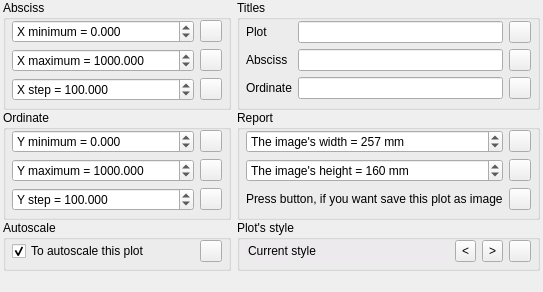
<?xml version="1.0" encoding="UTF-8"?>
<ui version="4.0">
 <class>AxesParameters</class>
 <widget class="QWidget" name="AxesParameters">
  <property name="geometry">
   <rect>
    <x>0</x>
    <y>0</y>
    <width>543</width>
    <height>292</height>
   </rect>
  </property>
  <property name="sizePolicy">
   <sizepolicy hsizetype="Expanding" vsizetype="Preferred">
    <horstretch>0</horstretch>
    <verstretch>0</verstretch>
   </sizepolicy>
  </property>
  <property name="windowTitle">
   <string>Form</string>
  </property>
  <layout class="QGridLayout" name="gridLayout">
   <property name="leftMargin">
    <number>3</number>
   </property>
   <property name="topMargin">
    <number>0</number>
   </property>
   <property name="rightMargin">
    <number>3</number>
   </property>
   <property name="bottomMargin">
    <number>3</number>
   </property>
   <property name="horizontalSpacing">
    <number>6</number>
   </property>
   <property name="verticalSpacing">
    <number>0</number>
   </property>
   <item row="2" column="0">
    <widget class="QGroupBox" name="groupBox">
     <property name="sizePolicy">
      <sizepolicy hsizetype="Expanding" vsizetype="Preferred">
       <horstretch>0</horstretch>
       <verstretch>0</verstretch>
      </sizepolicy>
     </property>
     <property name="minimumSize">
      <size>
       <width>200</width>
       <height>0</height>
      </size>
     </property>
     <property name="title">
      <string>Ordinate</string>
     </property>
     <layout class="QGridLayout" name="gridLayout_2">
      <property name="leftMargin">
       <number>6</number>
      </property>
      <property name="topMargin">
       <number>0</number>
      </property>
      <property name="rightMargin">
       <number>6</number>
      </property>
      <property name="bottomMargin">
       <number>6</number>
      </property>
      <item row="0" column="0">
       <layout class="QHBoxLayout" name="horizontalLayout_5">
        <item>
         <widget class="QDoubleSpinBox" name="doubleSpinBox_3">
          <property name="toolTip">
           <string>Set in this place the Y minimum.</string>
          </property>
          <property name="whatsThis">
           <string>Set in this place the Y minimum.</string>
          </property>
          <property name="prefix">
           <string>Y minimum = </string>
          </property>
          <property name="decimals">
           <number>3</number>
          </property>
          <property name="minimum">
           <double>-10000000.000000000000000</double>
          </property>
          <property name="maximum">
           <double>10000000.000000000000000</double>
          </property>
          <property name="singleStep">
           <double>10.000000000000000</double>
          </property>
         </widget>
        </item>
        <item>
         <widget class="QToolButton" name="toolButton_1">
          <property name="maximumSize">
           <size>
            <width>22</width>
            <height>22</height>
           </size>
          </property>
          <property name="toolTip">
           <string>Copy this value on other plots.</string>
          </property>
          <property name="statusTip">
           <string/>
          </property>
          <property name="whatsThis">
           <string>Copy this value on other plots.</string>
          </property>
          <property name="text">
           <string/>
          </property>
          <property name="icon">
           <iconset resource="../../resources.qrc">
            <normaloff>:/resources/Canvas/all_the_same.png</normaloff>:/resources/Canvas/all_the_same.png</iconset>
          </property>
          <property name="iconSize">
           <size>
            <width>22</width>
            <height>22</height>
           </size>
          </property>
         </widget>
        </item>
       </layout>
      </item>
      <item row="1" column="0">
       <layout class="QHBoxLayout" name="horizontalLayout">
        <item>
         <widget class="QDoubleSpinBox" name="doubleSpinBox_2">
          <property name="toolTip">
           <string>Set in this place the Y maximum.</string>
          </property>
          <property name="whatsThis">
           <string>Set in this place the Y maximum.</string>
          </property>
          <property name="prefix">
           <string>Y maximum = </string>
          </property>
          <property name="decimals">
           <number>3</number>
          </property>
          <property name="minimum">
           <double>-10000000.000000000000000</double>
          </property>
          <property name="maximum">
           <double>10000000.000000000000000</double>
          </property>
          <property name="singleStep">
           <double>10.000000000000000</double>
          </property>
          <property name="value">
           <double>1000.000000000000000</double>
          </property>
         </widget>
        </item>
        <item>
         <widget class="QToolButton" name="toolButton_2">
          <property name="maximumSize">
           <size>
            <width>22</width>
            <height>22</height>
           </size>
          </property>
          <property name="toolTip">
           <string>Copy this value on other plots.</string>
          </property>
          <property name="whatsThis">
           <string>Copy this value on other plots.</string>
          </property>
          <property name="text">
           <string/>
          </property>
          <property name="icon">
           <iconset resource="../../resources.qrc">
            <normaloff>:/resources/Canvas/all_the_same.png</normaloff>:/resources/Canvas/all_the_same.png</iconset>
          </property>
          <property name="iconSize">
           <size>
            <width>22</width>
            <height>22</height>
           </size>
          </property>
         </widget>
        </item>
       </layout>
      </item>
      <item row="2" column="0">
       <layout class="QHBoxLayout" name="horizontalLayout_3">
        <property name="spacing">
         <number>6</number>
        </property>
        <item>
         <widget class="QDoubleSpinBox" name="doubleSpinBox">
          <property name="toolTip">
           <string>Set in this place the Y step.</string>
          </property>
          <property name="whatsThis">
           <string>Set in this place the Y step.</string>
          </property>
          <property name="prefix">
           <string>Y step = </string>
          </property>
          <property name="decimals">
           <number>3</number>
          </property>
          <property name="minimum">
           <double>-10000000.000000000000000</double>
          </property>
          <property name="maximum">
           <double>10000000.000000000000000</double>
          </property>
          <property name="singleStep">
           <double>10.000000000000000</double>
          </property>
          <property name="value">
           <double>100.000000000000000</double>
          </property>
         </widget>
        </item>
        <item>
         <widget class="QToolButton" name="toolButton_3">
          <property name="maximumSize">
           <size>
            <width>22</width>
            <height>22</height>
           </size>
          </property>
          <property name="toolTip">
           <string>Copy this value on other plots.</string>
          </property>
          <property name="whatsThis">
           <string>Copy this value on other plots.</string>
          </property>
          <property name="text">
           <string/>
          </property>
          <property name="icon">
           <iconset resource="../../resources.qrc">
            <normaloff>:/resources/Canvas/all_the_same.png</normaloff>:/resources/Canvas/all_the_same.png</iconset>
          </property>
          <property name="iconSize">
           <size>
            <width>22</width>
            <height>22</height>
           </size>
          </property>
         </widget>
        </item>
       </layout>
      </item>
     </layout>
    </widget>
   </item>
   <item row="0" column="1">
    <widget class="QGroupBox" name="groupBox_2">
     <property name="sizePolicy">
      <sizepolicy hsizetype="Expanding" vsizetype="Preferred">
       <horstretch>0</horstretch>
       <verstretch>0</verstretch>
      </sizepolicy>
     </property>
     <property name="title">
      <string>Titles</string>
     </property>
     <layout class="QVBoxLayout" name="verticalLayout_7">
      <property name="leftMargin">
       <number>6</number>
      </property>
      <property name="topMargin">
       <number>0</number>
      </property>
      <property name="rightMargin">
       <number>6</number>
      </property>
      <property name="bottomMargin">
       <number>6</number>
      </property>
      <item>
       <layout class="QHBoxLayout" name="horizontalLayout_4">
        <item>
         <layout class="QVBoxLayout" name="verticalLayout_5">
          <item>
           <layout class="QHBoxLayout" name="horizontalLayout_13">
            <item>
             <widget class="QLabel" name="label_3">
              <property name="text">
               <string>Plot</string>
              </property>
             </widget>
            </item>
           </layout>
          </item>
          <item>
           <layout class="QHBoxLayout" name="horizontalLayout_15">
            <item>
             <widget class="QLabel" name="label_2">
              <property name="text">
               <string>Absciss</string>
              </property>
             </widget>
            </item>
           </layout>
          </item>
          <item>
           <layout class="QHBoxLayout" name="horizontalLayout_10">
            <item>
             <widget class="QLabel" name="label">
              <property name="text">
               <string>Ordinate</string>
              </property>
             </widget>
            </item>
           </layout>
          </item>
         </layout>
        </item>
        <item>
         <layout class="QVBoxLayout" name="verticalLayout_4">
          <property name="spacing">
           <number>6</number>
          </property>
          <item>
           <layout class="QHBoxLayout" name="horizontalLayout_16">
            <item>
             <widget class="QLineEdit" name="lineEdit_1">
              <property name="toolTip">
               <string>The plot title.</string>
              </property>
              <property name="whatsThis">
               <string>The plot title.</string>
              </property>
             </widget>
            </item>
            <item>
             <widget class="QToolButton" name="toolButton_8">
              <property name="maximumSize">
               <size>
                <width>22</width>
                <height>22</height>
               </size>
              </property>
              <property name="toolTip">
               <string>Copy this value on other plots.</string>
              </property>
              <property name="statusTip">
               <string/>
              </property>
              <property name="whatsThis">
               <string>Copy this value on other plots.</string>
              </property>
              <property name="text">
               <string/>
              </property>
              <property name="icon">
               <iconset resource="../../resources.qrc">
                <normaloff>:/resources/Canvas/all_the_same.png</normaloff>:/resources/Canvas/all_the_same.png</iconset>
              </property>
              <property name="iconSize">
               <size>
                <width>22</width>
                <height>22</height>
               </size>
              </property>
             </widget>
            </item>
           </layout>
          </item>
          <item>
           <layout class="QHBoxLayout" name="horizontalLayout_9">
            <item>
             <widget class="QLineEdit" name="lineEdit_2">
              <property name="toolTip">
               <string>The absciss title.</string>
              </property>
              <property name="whatsThis">
               <string>The absciss title.</string>
              </property>
             </widget>
            </item>
            <item>
             <widget class="QToolButton" name="toolButton_10">
              <property name="maximumSize">
               <size>
                <width>22</width>
                <height>22</height>
               </size>
              </property>
              <property name="toolTip">
               <string>Copy this value on other plots.</string>
              </property>
              <property name="statusTip">
               <string/>
              </property>
              <property name="whatsThis">
               <string>Copy this value on other plots.</string>
              </property>
              <property name="text">
               <string/>
              </property>
              <property name="icon">
               <iconset resource="../../resources.qrc">
                <normaloff>:/resources/Canvas/all_the_same.png</normaloff>:/resources/Canvas/all_the_same.png</iconset>
              </property>
              <property name="iconSize">
               <size>
                <width>22</width>
                <height>22</height>
               </size>
              </property>
             </widget>
            </item>
           </layout>
          </item>
          <item>
           <layout class="QHBoxLayout" name="horizontalLayout_14">
            <item>
             <widget class="QLineEdit" name="lineEdit_3">
              <property name="toolTip">
               <string>The ordinate title.</string>
              </property>
              <property name="statusTip">
               <string/>
              </property>
              <property name="whatsThis">
               <string>The ordinate title.</string>
              </property>
             </widget>
            </item>
            <item>
             <widget class="QToolButton" name="toolButton_9">
              <property name="maximumSize">
               <size>
                <width>22</width>
                <height>22</height>
               </size>
              </property>
              <property name="toolTip">
               <string>Copy this value on other plots.</string>
              </property>
              <property name="statusTip">
               <string/>
              </property>
              <property name="whatsThis">
               <string>Copy this value on other plots.</string>
              </property>
              <property name="text">
               <string/>
              </property>
              <property name="icon">
               <iconset resource="../../resources.qrc">
                <normaloff>:/resources/Canvas/all_the_same.png</normaloff>:/resources/Canvas/all_the_same.png</iconset>
              </property>
              <property name="iconSize">
               <size>
                <width>22</width>
                <height>22</height>
               </size>
              </property>
             </widget>
            </item>
           </layout>
          </item>
         </layout>
        </item>
       </layout>
      </item>
     </layout>
    </widget>
   </item>
   <item row="0" column="0">
    <widget class="QGroupBox" name="groupBox_3">
     <property name="sizePolicy">
      <sizepolicy hsizetype="Expanding" vsizetype="Preferred">
       <horstretch>0</horstretch>
       <verstretch>0</verstretch>
      </sizepolicy>
     </property>
     <property name="minimumSize">
      <size>
       <width>200</width>
       <height>0</height>
      </size>
     </property>
     <property name="title">
      <string>Absciss</string>
     </property>
     <layout class="QVBoxLayout" name="verticalLayout_3">
      <property name="spacing">
       <number>6</number>
      </property>
      <property name="leftMargin">
       <number>6</number>
      </property>
      <property name="topMargin">
       <number>0</number>
      </property>
      <property name="rightMargin">
       <number>6</number>
      </property>
      <property name="bottomMargin">
       <number>6</number>
      </property>
      <item>
       <layout class="QHBoxLayout" name="horizontalLayout_6">
        <item>
         <widget class="QDoubleSpinBox" name="doubleSpinBox_4">
          <property name="toolTip">
           <string>Set in this place the X minimum.</string>
          </property>
          <property name="whatsThis">
           <string>Set in this place the X minimum.</string>
          </property>
          <property name="prefix">
           <string>X minimum = </string>
          </property>
          <property name="decimals">
           <number>3</number>
          </property>
          <property name="minimum">
           <double>-10000000.000000000000000</double>
          </property>
          <property name="maximum">
           <double>10000000.000000000000000</double>
          </property>
          <property name="singleStep">
           <double>10.000000000000000</double>
          </property>
         </widget>
        </item>
        <item>
         <widget class="QToolButton" name="toolButton_7">
          <property name="maximumSize">
           <size>
            <width>22</width>
            <height>22</height>
           </size>
          </property>
          <property name="toolTip">
           <string>Copy this value on other plots.</string>
          </property>
          <property name="statusTip">
           <string/>
          </property>
          <property name="whatsThis">
           <string>Copy this value on other plots.</string>
          </property>
          <property name="text">
           <string/>
          </property>
          <property name="icon">
           <iconset resource="../../resources.qrc">
            <normaloff>:/resources/Canvas/all_the_same.png</normaloff>:/resources/Canvas/all_the_same.png</iconset>
          </property>
          <property name="iconSize">
           <size>
            <width>22</width>
            <height>22</height>
           </size>
          </property>
         </widget>
        </item>
       </layout>
      </item>
      <item>
       <layout class="QHBoxLayout" name="horizontalLayout_7">
        <item>
         <widget class="QDoubleSpinBox" name="doubleSpinBox_5">
          <property name="toolTip">
           <string>Set in this place the X maximum.</string>
          </property>
          <property name="whatsThis">
           <string>Set in this place the X maximum.</string>
          </property>
          <property name="prefix">
           <string>X maximum = </string>
          </property>
          <property name="decimals">
           <number>3</number>
          </property>
          <property name="minimum">
           <double>-10000000.000000000000000</double>
          </property>
          <property name="maximum">
           <double>10000000.000000000000000</double>
          </property>
          <property name="singleStep">
           <double>10.000000000000000</double>
          </property>
          <property name="value">
           <double>1000.000000000000000</double>
          </property>
         </widget>
        </item>
        <item>
         <widget class="QToolButton" name="toolButton_5">
          <property name="maximumSize">
           <size>
            <width>22</width>
            <height>22</height>
           </size>
          </property>
          <property name="toolTip">
           <string>Copy this value on other plots.</string>
          </property>
          <property name="statusTip">
           <string/>
          </property>
          <property name="whatsThis">
           <string>Copy this value on other plots.</string>
          </property>
          <property name="text">
           <string/>
          </property>
          <property name="icon">
           <iconset resource="../../resources.qrc">
            <normaloff>:/resources/Canvas/all_the_same.png</normaloff>:/resources/Canvas/all_the_same.png</iconset>
          </property>
          <property name="iconSize">
           <size>
            <width>22</width>
            <height>22</height>
           </size>
          </property>
         </widget>
        </item>
       </layout>
      </item>
      <item>
       <layout class="QHBoxLayout" name="horizontalLayout_8">
        <property name="spacing">
         <number>6</number>
        </property>
        <item>
         <widget class="QDoubleSpinBox" name="doubleSpinBox_6">
          <property name="toolTip">
           <string>Set in this place the X step.</string>
          </property>
          <property name="whatsThis">
           <string>Set in this place the X step.</string>
          </property>
          <property name="wrapping">
           <bool>false</bool>
          </property>
          <property name="prefix">
           <string>X step = </string>
          </property>
          <property name="decimals">
           <number>3</number>
          </property>
          <property name="minimum">
           <double>-10000000.000000000000000</double>
          </property>
          <property name="maximum">
           <double>10000000.000000000000000</double>
          </property>
          <property name="singleStep">
           <double>10.000000000000000</double>
          </property>
          <property name="value">
           <double>100.000000000000000</double>
          </property>
         </widget>
        </item>
        <item>
         <widget class="QToolButton" name="toolButton_6">
          <property name="maximumSize">
           <size>
            <width>22</width>
            <height>22</height>
           </size>
          </property>
          <property name="toolTip">
           <string>Copy this value on other plots.</string>
          </property>
          <property name="statusTip">
           <string/>
          </property>
          <property name="whatsThis">
           <string>Copy this value on other plots.</string>
          </property>
          <property name="text">
           <string/>
          </property>
          <property name="icon">
           <iconset resource="../../resources.qrc">
            <normaloff>:/resources/Canvas/all_the_same.png</normaloff>:/resources/Canvas/all_the_same.png</iconset>
          </property>
          <property name="iconSize">
           <size>
            <width>22</width>
            <height>22</height>
           </size>
          </property>
         </widget>
        </item>
       </layout>
      </item>
     </layout>
    </widget>
   </item>
   <item row="6" column="0">
    <spacer name="verticalSpacer">
     <property name="orientation">
      <enum>Qt::Vertical</enum>
     </property>
     <property name="sizeHint" stdset="0">
      <size>
       <width>20</width>
       <height>40</height>
      </size>
     </property>
    </spacer>
   </item>
   <item row="2" column="1">
    <widget class="QGroupBox" name="groupBox_4">
     <property name="sizePolicy">
      <sizepolicy hsizetype="Expanding" vsizetype="Preferred">
       <horstretch>0</horstretch>
       <verstretch>0</verstretch>
      </sizepolicy>
     </property>
     <property name="title">
      <string>Report</string>
     </property>
     <property name="flat">
      <bool>false</bool>
     </property>
     <property name="checkable">
      <bool>false</bool>
     </property>
     <property name="checked">
      <bool>false</bool>
     </property>
     <layout class="QVBoxLayout" name="verticalLayout_6">
      <property name="leftMargin">
       <number>6</number>
      </property>
      <property name="topMargin">
       <number>0</number>
      </property>
      <property name="rightMargin">
       <number>6</number>
      </property>
      <property name="bottomMargin">
       <number>6</number>
      </property>
      <item>
       <layout class="QVBoxLayout" name="verticalLayout_8">
        <item>
         <layout class="QHBoxLayout" name="horizontalLayout_18">
          <item>
           <widget class="QSpinBox" name="spinBox_7">
            <property name="toolTip">
             <string>The image having the PNG format will be saved with this WIDTH.</string>
            </property>
            <property name="whatsThis">
             <string>The image having the PNG format will be saved with this WIDTH.</string>
            </property>
            <property name="suffix">
             <string> mm</string>
            </property>
            <property name="prefix">
             <string>The image's width = </string>
            </property>
            <property name="maximum">
             <number>1000</number>
            </property>
            <property name="singleStep">
             <number>5</number>
            </property>
            <property name="value">
             <number>257</number>
            </property>
           </widget>
          </item>
          <item>
           <widget class="QToolButton" name="toolButton_14">
            <property name="maximumSize">
             <size>
              <width>22</width>
              <height>22</height>
             </size>
            </property>
            <property name="toolTip">
             <string>Copy this value on other plots.</string>
            </property>
            <property name="statusTip">
             <string/>
            </property>
            <property name="whatsThis">
             <string>Copy this value on other plots.</string>
            </property>
            <property name="text">
             <string/>
            </property>
            <property name="icon">
             <iconset resource="../../resources.qrc">
              <normaloff>:/resources/Canvas/all_the_same.png</normaloff>:/resources/Canvas/all_the_same.png</iconset>
            </property>
            <property name="iconSize">
             <size>
              <width>22</width>
              <height>22</height>
             </size>
            </property>
           </widget>
          </item>
         </layout>
        </item>
        <item>
         <layout class="QHBoxLayout" name="horizontalLayout_19">
          <item>
           <widget class="QSpinBox" name="spinBox_8">
            <property name="toolTip">
             <string>The image having the PNG format will be saved with this HEIGHT.</string>
            </property>
            <property name="whatsThis">
             <string>The image having the PNG format will be saved with this HEIGHT.</string>
            </property>
            <property name="suffix">
             <string> mm</string>
            </property>
            <property name="prefix">
             <string>The image's height = </string>
            </property>
            <property name="maximum">
             <number>1000</number>
            </property>
            <property name="singleStep">
             <number>5</number>
            </property>
            <property name="value">
             <number>160</number>
            </property>
           </widget>
          </item>
          <item>
           <widget class="QToolButton" name="toolButton_13">
            <property name="maximumSize">
             <size>
              <width>22</width>
              <height>22</height>
             </size>
            </property>
            <property name="toolTip">
             <string>Copy this value on other plots.</string>
            </property>
            <property name="statusTip">
             <string/>
            </property>
            <property name="whatsThis">
             <string>Copy this value on other plots.</string>
            </property>
            <property name="text">
             <string/>
            </property>
            <property name="icon">
             <iconset resource="../../resources.qrc">
              <normaloff>:/resources/Canvas/all_the_same.png</normaloff>:/resources/Canvas/all_the_same.png</iconset>
            </property>
            <property name="iconSize">
             <size>
              <width>22</width>
              <height>22</height>
             </size>
            </property>
           </widget>
          </item>
         </layout>
        </item>
       </layout>
      </item>
      <item>
       <layout class="QHBoxLayout" name="horizontalLayout_2">
        <item>
         <widget class="QLabel" name="label_4">
          <property name="text">
           <string>Press button, if you want save this plot as image</string>
          </property>
         </widget>
        </item>
        <item>
         <widget class="QToolButton" name="toolButton_png">
          <property name="minimumSize">
           <size>
            <width>22</width>
            <height>22</height>
           </size>
          </property>
          <property name="maximumSize">
           <size>
            <width>22</width>
            <height>22</height>
           </size>
          </property>
          <property name="toolTip">
           <string>The plot will be saved as PNG image.</string>
          </property>
          <property name="whatsThis">
           <string>The plot will be saved as PNG image.</string>
          </property>
          <property name="text">
           <string/>
          </property>
          <property name="icon">
           <iconset resource="../../resources.qrc">
            <normaloff>:/resources/Canvas/to_png_image.png</normaloff>:/resources/Canvas/to_png_image.png</iconset>
          </property>
          <property name="checkable">
           <bool>false</bool>
          </property>
         </widget>
        </item>
       </layout>
      </item>
     </layout>
    </widget>
   </item>
   <item row="5" column="0">
    <widget class="QGroupBox" name="groupBox_6">
     <property name="toolTip">
      <string>If you will add any curve on the plot, then its will autoscale.</string>
     </property>
     <property name="whatsThis">
      <string>If you will add any curve on the plot, then its will autoscale.</string>
     </property>
     <property name="title">
      <string>Autoscale</string>
     </property>
     <layout class="QHBoxLayout" name="horizontalLayout_20">
      <property name="leftMargin">
       <number>6</number>
      </property>
      <property name="topMargin">
       <number>0</number>
      </property>
      <property name="rightMargin">
       <number>6</number>
      </property>
      <property name="bottomMargin">
       <number>6</number>
      </property>
      <item>
       <layout class="QHBoxLayout" name="horizontalLayout_17">
        <item>
         <widget class="QCheckBox" name="checkBox">
          <property name="text">
           <string>To autoscale this plot</string>
          </property>
          <property name="checked">
           <bool>true</bool>
          </property>
         </widget>
        </item>
        <item>
         <widget class="QToolButton" name="toolButton_16">
          <property name="maximumSize">
           <size>
            <width>22</width>
            <height>22</height>
           </size>
          </property>
          <property name="toolTip">
           <string>Copy this value on other plots.</string>
          </property>
          <property name="statusTip">
           <string/>
          </property>
          <property name="whatsThis">
           <string>Copy this value on other plots.</string>
          </property>
          <property name="text">
           <string/>
          </property>
          <property name="icon">
           <iconset resource="../../resources.qrc">
            <normaloff>:/resources/Canvas/all_the_same.png</normaloff>:/resources/Canvas/all_the_same.png</iconset>
          </property>
          <property name="iconSize">
           <size>
            <width>22</width>
            <height>22</height>
           </size>
          </property>
         </widget>
        </item>
       </layout>
      </item>
     </layout>
    </widget>
   </item>
   <item row="5" column="1">
    <widget class="QGroupBox" name="groupBox_5">
     <property name="title">
      <string>Plot's style</string>
     </property>
     <layout class="QVBoxLayout" name="verticalLayout">
      <property name="leftMargin">
       <number>6</number>
      </property>
      <property name="topMargin">
       <number>0</number>
      </property>
      <property name="rightMargin">
       <number>6</number>
      </property>
      <property name="bottomMargin">
       <number>6</number>
      </property>
      <item>
       <layout class="QHBoxLayout" name="horizontalLayout_11">
        <item>
         <widget class="QLineEdit" name="lineEdit">
          <property name="enabled">
           <bool>false</bool>
          </property>
          <property name="palette">
           <palette>
            <active>
             <colorrole role="WindowText">
              <brush brushstyle="SolidPattern">
               <color alpha="255">
                <red>0</red>
                <green>0</green>
                <blue>0</blue>
               </color>
              </brush>
             </colorrole>
             <colorrole role="Midlight">
              <brush brushstyle="SolidPattern">
               <color alpha="255">
                <red>220</red>
                <green>223</green>
                <blue>228</blue>
               </color>
              </brush>
             </colorrole>
             <colorrole role="Text">
              <brush brushstyle="SolidPattern">
               <color alpha="255">
                <red>0</red>
                <green>0</green>
                <blue>0</blue>
               </color>
              </brush>
             </colorrole>
             <colorrole role="ButtonText">
              <brush brushstyle="SolidPattern">
               <color alpha="255">
                <red>0</red>
                <green>0</green>
                <blue>0</blue>
               </color>
              </brush>
             </colorrole>
             <colorrole role="Base">
              <brush brushstyle="SolidPattern">
               <color alpha="255">
                <red>255</red>
                <green>255</green>
                <blue>255</blue>
               </color>
              </brush>
             </colorrole>
             <colorrole role="Shadow">
              <brush brushstyle="SolidPattern">
               <color alpha="255">
                <red>133</red>
                <green>135</green>
                <blue>140</blue>
               </color>
              </brush>
             </colorrole>
            </active>
            <inactive>
             <colorrole role="WindowText">
              <brush brushstyle="SolidPattern">
               <color alpha="255">
                <red>0</red>
                <green>0</green>
                <blue>0</blue>
               </color>
              </brush>
             </colorrole>
             <colorrole role="Midlight">
              <brush brushstyle="SolidPattern">
               <color alpha="255">
                <red>220</red>
                <green>223</green>
                <blue>228</blue>
               </color>
              </brush>
             </colorrole>
             <colorrole role="Text">
              <brush brushstyle="SolidPattern">
               <color alpha="255">
                <red>0</red>
                <green>0</green>
                <blue>0</blue>
               </color>
              </brush>
             </colorrole>
             <colorrole role="ButtonText">
              <brush brushstyle="SolidPattern">
               <color alpha="255">
                <red>0</red>
                <green>0</green>
                <blue>0</blue>
               </color>
              </brush>
             </colorrole>
             <colorrole role="Base">
              <brush brushstyle="SolidPattern">
               <color alpha="255">
                <red>255</red>
                <green>255</green>
                <blue>255</blue>
               </color>
              </brush>
             </colorrole>
             <colorrole role="Shadow">
              <brush brushstyle="SolidPattern">
               <color alpha="255">
                <red>133</red>
                <green>135</green>
                <blue>140</blue>
               </color>
              </brush>
             </colorrole>
            </inactive>
            <disabled>
             <colorrole role="WindowText">
              <brush brushstyle="SolidPattern">
               <color alpha="255">
                <red>0</red>
                <green>0</green>
                <blue>0</blue>
               </color>
              </brush>
             </colorrole>
             <colorrole role="Midlight">
              <brush brushstyle="SolidPattern">
               <color alpha="255">
                <red>221</red>
                <green>224</green>
                <blue>228</blue>
               </color>
              </brush>
             </colorrole>
             <colorrole role="Text">
              <brush brushstyle="SolidPattern">
               <color alpha="255">
                <red>0</red>
                <green>0</green>
                <blue>0</blue>
               </color>
              </brush>
             </colorrole>
             <colorrole role="ButtonText">
              <brush brushstyle="SolidPattern">
               <color alpha="255">
                <red>0</red>
                <green>0</green>
                <blue>0</blue>
               </color>
              </brush>
             </colorrole>
             <colorrole role="Base">
              <brush brushstyle="SolidPattern">
               <color alpha="255">
                <red>236</red>
                <green>234</green>
                <blue>237</blue>
               </color>
              </brush>
             </colorrole>
             <colorrole role="Shadow">
              <brush brushstyle="SolidPattern">
               <color alpha="255">
                <red>133</red>
                <green>135</green>
                <blue>140</blue>
               </color>
              </brush>
             </colorrole>
            </disabled>
           </palette>
          </property>
          <property name="text">
           <string>Current style</string>
          </property>
          <property name="maxLength">
           <number>1000</number>
          </property>
          <property name="frame">
           <bool>false</bool>
          </property>
          <property name="readOnly">
           <bool>true</bool>
          </property>
         </widget>
        </item>
        <item>
         <widget class="QToolButton" name="toolButton_PrevStyle">
          <property name="maximumSize">
           <size>
            <width>22</width>
            <height>22</height>
           </size>
          </property>
          <property name="toolTip">
           <string>Set previous plot's style</string>
          </property>
          <property name="statusTip">
           <string>Set previous plot's style</string>
          </property>
          <property name="whatsThis">
           <string>Set previous plot's style</string>
          </property>
          <property name="text">
           <string>&lt;</string>
          </property>
          <property name="iconSize">
           <size>
            <width>22</width>
            <height>22</height>
           </size>
          </property>
         </widget>
        </item>
        <item>
         <widget class="QToolButton" name="toolButton_NextStyle">
          <property name="maximumSize">
           <size>
            <width>22</width>
            <height>22</height>
           </size>
          </property>
          <property name="toolTip">
           <string>Set next plot's style</string>
          </property>
          <property name="statusTip">
           <string>Set next plot's style</string>
          </property>
          <property name="whatsThis">
           <string>Set next plot's style</string>
          </property>
          <property name="text">
           <string>&gt;</string>
          </property>
          <property name="iconSize">
           <size>
            <width>22</width>
            <height>22</height>
           </size>
          </property>
         </widget>
        </item>
        <item>
         <widget class="QToolButton" name="toolButton">
          <property name="maximumSize">
           <size>
            <width>22</width>
            <height>22</height>
           </size>
          </property>
          <property name="toolTip">
           <string>Copy this value on other plots.</string>
          </property>
          <property name="statusTip">
           <string/>
          </property>
          <property name="whatsThis">
           <string>Copy this value on other plots.</string>
          </property>
          <property name="text">
           <string/>
          </property>
          <property name="icon">
           <iconset resource="../../resources.qrc">
            <normaloff>:/resources/Canvas/all_the_same.png</normaloff>:/resources/Canvas/all_the_same.png</iconset>
          </property>
          <property name="iconSize">
           <size>
            <width>22</width>
            <height>22</height>
           </size>
          </property>
         </widget>
        </item>
       </layout>
      </item>
     </layout>
    </widget>
   </item>
  </layout>
 </widget>
 <tabstops>
  <tabstop>doubleSpinBox_4</tabstop>
  <tabstop>toolButton_7</tabstop>
  <tabstop>doubleSpinBox_5</tabstop>
  <tabstop>toolButton_5</tabstop>
  <tabstop>doubleSpinBox_6</tabstop>
  <tabstop>toolButton_6</tabstop>
  <tabstop>doubleSpinBox_3</tabstop>
  <tabstop>toolButton_1</tabstop>
  <tabstop>doubleSpinBox_2</tabstop>
  <tabstop>toolButton_2</tabstop>
  <tabstop>doubleSpinBox</tabstop>
  <tabstop>toolButton_3</tabstop>
  <tabstop>lineEdit_1</tabstop>
  <tabstop>toolButton_8</tabstop>
  <tabstop>lineEdit_2</tabstop>
  <tabstop>toolButton_10</tabstop>
  <tabstop>lineEdit_3</tabstop>
  <tabstop>toolButton_9</tabstop>
  <tabstop>spinBox_7</tabstop>
  <tabstop>toolButton_14</tabstop>
  <tabstop>spinBox_8</tabstop>
  <tabstop>toolButton_13</tabstop>
  <tabstop>toolButton_png</tabstop>
  <tabstop>checkBox</tabstop>
  <tabstop>toolButton_16</tabstop>
  <tabstop>lineEdit</tabstop>
  <tabstop>toolButton_PrevStyle</tabstop>
  <tabstop>toolButton_NextStyle</tabstop>
  <tabstop>toolButton</tabstop>
 </tabstops>
 <resources>
  <include location="../../resources.qrc"/>
 </resources>
 <connections/>
</ui>
